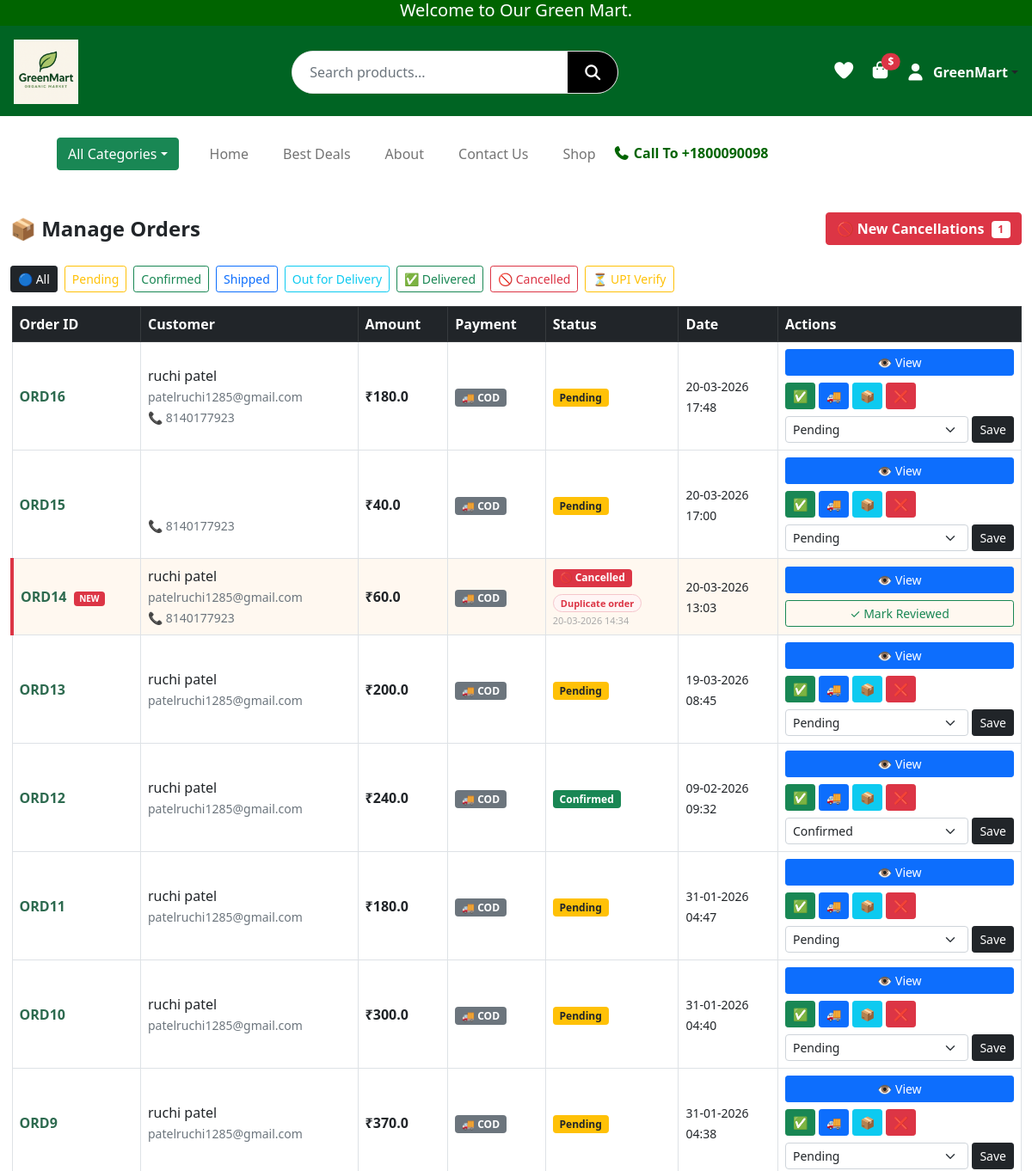
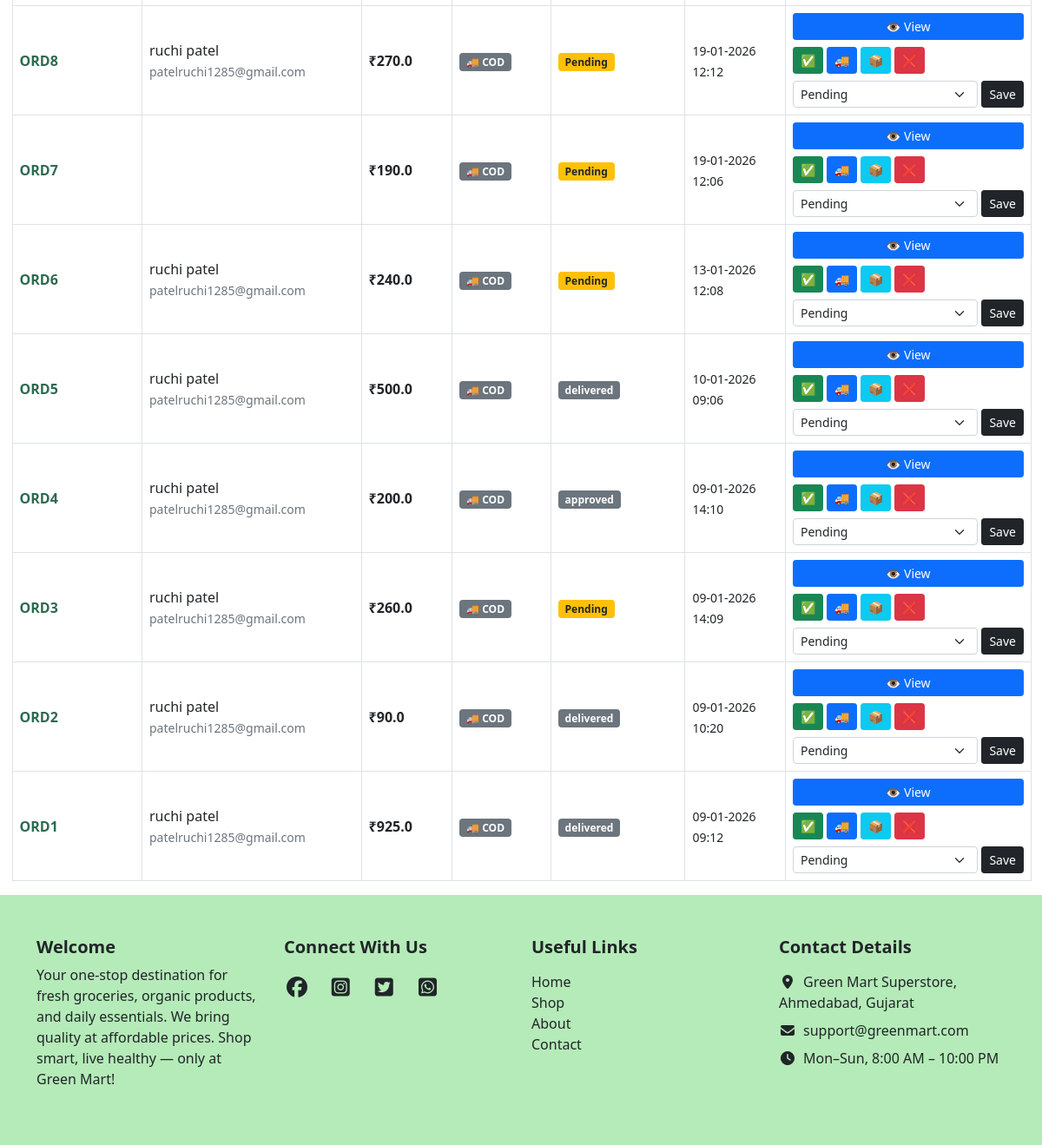
Page /manage-orders (signed in) on the committed database (2 pictures, top to bottom).
### website/models.py (models this page shows, shortened)
class User(UserMixin, db.Model):
    __tablename__ = "users"
    id = db.Column(db.Integer, primary_key=True)
    name = db.Column(db.String(50), nullable=False)
    email = db.Column(db.String(120), unique=True, nullable=False)
    password_hash = db.Column(db.String(128), nullable=False)
    role = db.Column(db.String(20), default="customer")
    is_verified = db.Column(db.Boolean, default=False)

class Order(db.Model):
    id = db.Column(db.Integer, primary_key=True)
    user_id = db.Column(db.Integer, db.ForeignKey("users.id"))
    total_amount = db.Column(db.Float)
    status = db.Column(db.String(20), default="Pending")
    created_at = db.Column(db.DateTime, default=datetime.utcnow)
    shipping_name = db.Column(db.String(100))
    shipping_phone = db.Column(db.String(15))
    shipping_street = db.Column(db.String(200))
    shipping_city = db.Column(db.String(100))
    shipping_state = db.Column(db.String(100))
    shipping_pin = db.Column(db.String(10))
    payment_method = db.Column(db.String(20), default="cod")  # cod / upi
    payment_status = db.Column(db.String(20), default="Unpaid")  # Unpaid / Pending / Paid
    utr_number = db.Column(db.String(50), nullable=True)      # UTR number
    payment_screenshot = db.Column(db.String(300), nullable=True)  # Screenshot path
    cancel_reason  = db.Column(db.String(200), nullable=True)
    cancel_note    = db.Column(db.String(500), nullable=True)
    cancelled_at   = db.Column(db.DateTime,   nullable=True)
    cancel_flagged = db.Column(db.Boolean,    default=False)
    user = db.relationship("User", backref=db.backref("orders", lazy=True))
    items = db.relationship("OrderItem", backref="order", lazy=True)

### website/admin.py (the view)
@admin.route("/manage-orders")
@login_required
@admin_required
def manage_orders():
    login_form = LoginForm()
    signup_form = SignupForm()
    orders = Order.query.order_by(Order.created_at.desc()).all()
    return render_template(
        "admin/manage_orders.html",
        login_form=login_form,
        signup_form=signup_form,
        orders=orders,
    )

### website/templates/admin/manage_orders.html (shortened to what this page needs)
{% extends "base.html" %}
{% block content %}
<div class="container-fluid mt-4">
  <div class="d-flex justify-content-between align-items-center mb-4">
    <h4 class="fw-bold mb-0">📦 Manage Orders</h4>
    <div class="d-flex gap-2 flex-wrap">
      {% set upi_pending = orders | selectattr('payment_status', 'equalto', 'Pending Verification') | list %}
      {% set flagged = orders | selectattr('cancel_flagged') | list %}
      {% if flagged %}
      <a href="{{ url_for('views.admin_cancelled_orders') }}" class="btn btn-danger fw-bold">
        🚫 New Cancellations
        <span class="badge bg-white text-danger ms-1">{{ flagged | length }}</span>
      </a>
      {% endif %}
    </div>
  </div>
  <div class="d-flex gap-2 mb-3 flex-wrap">
    <button class="btn btn-sm btn-dark"            onclick="filterOrders('all', this)">🔵 All</button>
    <button class="btn btn-sm btn-outline-warning"  onclick="filterOrders('Pending', this)">Pending</button>
    <button class="btn btn-sm btn-outline-success"  onclick="filterOrders('Confirmed', this)">Confirmed</button>
    <button class="btn btn-sm btn-outline-primary"  onclick="filterOrders('Shipped', this)">Shipped</button>
    <button class="btn btn-sm btn-outline-info"     onclick="filterOrders('out_for_delivery', this)">Out for Delivery</button>
    <button class="btn btn-sm btn-outline-success"  onclick="filterOrders('Delivered', this)">✅ Delivered</button>
    <button class="btn btn-sm btn-outline-danger"   onclick="filterOrders('Cancelled', this)">🚫 Cancelled</button>
    <button class="btn btn-sm btn-outline-warning"  onclick="filterOrders('Processing', this)">⏳ UPI Verify</button>
  </div>
  {% if orders %}
  <div class="table-responsive">
    <table class="table table-bordered table-hover align-middle" id="ordersTable">
      <thead class="table-dark">
        <tr>
          <th>Order ID</th>
          <th>Customer</th>
          <th>Amount</th>
          <th>Payment</th>
          <th>Status</th>
          <th>Date</th>
          <th>Actions</th>
        </tr>
      </thead>
      <tbody>
        {% for order in orders %}
        <tr data-status="{{ order.status }}"
            style="{% if order.cancel_flagged %}background:#fff8f0;border-left:4px solid #dc3545;{% endif %}">
          <td>
            <strong style="color:#2d6a4f">ORD{{ order.id }}</strong>
            {% if order.cancel_flagged %}
              <span class="badge bg-danger ms-1" style="font-size:10px;">NEW</span>
            {% endif %}
          </td>
          <td>
            {{ order.user.name }}<br>
            <small class="text-muted">{{ order.user.email }}</small><br>
            {% if order.shipping_phone %}
            <small class="text-muted">📞 {{ order.shipping_phone }}</small>
            {% endif %}
          </td>
          <td><strong>₹{{ order.total_amount }}</strong></td>
          <td>
            {% if order.payment_method == 'upi' %}
              {% if order.payment_status == 'Pending Verification' %}
                <span class="badge bg-warning text-dark">⏳ UPI Pending</span><br>
                <a href="{{ url_for('admin.pending_payments') }}"
                   class="btn btn-warning btn-sm mt-1 fw-bold">Verify Now</a>
              {% elif order.payment_status == 'Paid' %}
                <span class="badge bg-success">✅ UPI Paid</span>
                {% if order.utr_number %}
                  <br><small class="text-muted">UTR: {{ order.utr_number }}</small>
                {% endif %}
              {% elif order.payment_status == 'Failed' %}
                <span class="badge bg-danger">❌ UPI Failed</span>
              {% else %}
                <span class="badge bg-secondary">UPI</span>
              {% endif %}
            {% else %}
              <span class="badge bg-secondary">🚚 COD</span>
            {% endif %}
          </td>
          <td>
            {% if order.status == 'Pending' %}
              <span class="badge bg-warning text-dark">Pending</span>
            {% elif order.status == 'Confirmed' %}
              <span class="badge bg-success">Confirmed</span>
            {% elif order.status == 'Shipped' %}
              <span class="badge bg-primary">Shipped</span>
            {% elif order.status == 'out_for_delivery' %}
              <span class="badge bg-info text-dark">Out for Delivery</span>
            {% elif order.status == 'Delivered' %}
              <span class="badge bg-success">✅ Delivered</span>
            {% elif order.status in ['Cancelled', 'cancelled'] %}
              <span class="badge bg-danger">🚫 Cancelled</span>
              {% if order.cancel_reason %}
              <div style="margin-top:5px;">
                <span style="background:#fff5f5;color:#dc3545;border:1px solid #f5c6cb;padding:2px 8px;border-radius:20px;font-size:11px;font-weight:600;">
                  {{ order.cancel_reason }}
                </span>
              </div>
              {% endif %}
              {% if order.cancelled_at %}
              <div style="font-size:11px;color:#aaa;margin-top:2px;">
                {{ order.cancelled_at.strftime('%d-%m-%Y %H:%M') }}
              </div>
              {% endif %}
            {% elif order.status == 'Processing' %}
              <span class="badge bg-warning text-dark">⏳ Processing</span>
            {% elif order.status == 'Payment Failed' %}
              <span class="badge bg-danger">Payment Failed</span>
            {% else %}
              <span class="badge bg-secondary">{{ order.status }}</span>
            {% endif %}
          </td>
          <td>
            <small>
              {{ order.created_at.strftime('%d-%m-%Y') }}<br>
              {{ order.created_at.strftime('%H:%M') }}
            </small>
          </td>
          <td>
            <a href="{{ url_for('admin.view_order', id=order.id) }}"
               class="btn btn-primary btn-sm mb-2 d-block">👁 View</a>
            {% if order.status not in ['Cancelled', 'cancelled', 'Delivered'] %}
            <div class="d-flex gap-1 mb-2 flex-wrap">
              <form action="{{ url_for('admin.admin_update_order_status', id=order.id) }}" method="POST">
                <button type="submit" class="btn btn-sm btn-success" title="Confirm">✅</button>
              </form>
              <form action="{{ url_for('admin.admin_update_order_status', id=order.id) }}" method="POST">
                <button type="submit" class="btn btn-sm btn-primary" title="Ship">🚚</button>
              </form>
              <form action="{{ url_for('admin.admin_update_order_status', id=order.id) }}" method="POST">
                <button type="submit" class="btn btn-sm btn-info" title="Deliver">📦</button>
              </form>
              <form action="{{ url_for('admin.admin_update_order_status', id=order.id) }}" method="POST">
                <button type="submit" class="btn btn-sm btn-danger" title="Cancel"
                        onclick="return confirm('Cancel this order?')">❌</button>
              </form>
            </div>
            <form action="{{ url_for('admin.admin_update_order_status', id=order.id) }}"
                  method="POST" class="d-flex gap-1">
              <select name="status" class="form-select form-select-sm">
                <option value="Pending"          {% if order.status=='Pending' %}selected{% endif %}>Pending</option>
                <option value="Confirmed"         {% if order.status=='Confirmed' %}selected{% endif %}>Confirmed</option>
              </select>
              <button type="submit" class="btn btn-dark btn-sm">Save</button>
            </form>
            {% else %}
            {% if order.cancel_flagged %}
            <form method="POST" action="{{ url_for('views.clear_cancel_flag', order_id=order.id) }}">
              <button type="submit" class="btn btn-sm btn-outline-success w-100">
                ✓ Mark Reviewed
              </button>
            </form>
            {% else %}
            <span style="font-size:12px;color:#aaa;">Reviewed</span>
            {% endif %}
            {% endif %}
          </td>
        </tr>
        {% endfor %}
      </tbody>
    </table>
  </div>
  {% else %}
  <div class="alert alert-info text-center">
    📭 No orders found.
  </div>
  {% endif %}
</div>
{% endblock %}

### website/templates/base.html (shortened to what this page needs)
<!DOCTYPE html>
<html lang="en">
<head>
  <link rel="stylesheet" href="{{ url_for('static', filename='css/style.css') }}">
  <link href="https://cdn.jsdelivr.net/npm/bootstrap@5.0.2/dist/css/bootstrap.min.css" rel="stylesheet">
  <link rel="stylesheet" href="https://cdnjs.cloudflare.com/ajax/libs/font-awesome/7.0.1/css/all.min.css">
  <link rel="stylesheet" href="https://cdn.jsdelivr.net/npm/bootstrap-icons@1.11.1/font/bootstrap-icons.css">
  <link href="https://cdn.jsdelivr.net/npm/bootstrap-icons@1.11.1/font/bootstrap-icons.css" rel="stylesheet">
</head>
<body>
<div class="container-fluid top-header">
  <h5 class="text-center mb-0">Welcome to Our Green Mart.</h5>
</div>
<header class="main-header d-flex flex-wrap align-items-center justify-content-between p-3">
  <div class="logo-area">
    <a href="{{ url_for('views.home') }}">
      <img src="{{ url_for('static', filename='images/logo.png') }}" alt="logo" class="img-fluid">
    </a>
  </div>
  <div class="search-area flex-grow-1 mx-3 position-relative d-none d-lg-flex">
    <form class="search-box d-flex" action="{{ url_for('views.search') }}" method="get">
      <input type="text" name="q" id="liveSearch" class="form-control" placeholder="Search products..." autocomplete="off">
      <button type="submit"><i class="fa-solid fa-magnifying-glass"></i></button>
    </form>
  </div>
  <div class="icons-area d-flex align-items-center gap-3 flex-shrink-0">
    <a href="{{ url_for('views.wishlist') }}"><i class="fa-solid fa-heart"></i></a>
    <div class="cart-box position-relative">
      <a href="{{ url_for('views.cart') }}">
        <i class="fa-solid fa-bag-shopping fs-5"></i>
      </a>
      <span class="cart-price position-absolute top-0 start-100 translate-middle badge rounded-pill bg-danger">
        ${{ subtotal }}
      </span>
    </div>
    {% if current_user.is_authenticated %}
    <div class="dropdown">
      <a class="d-flex align-items-center text-dark text-decoration-none dropdown-toggle" data-bs-toggle="dropdown">
        <i class="fa-solid fa-user fs-5"></i>
        <span class="ms-2 fw-bold" style="color:white;">{{ current_user.name }}</span>
      </a>
    </div>
    {% else %}
      <i class="fa-solid fa-user fs-5" data-bs-toggle="modal" data-bs-target="#loginModal"></i>
    {% endif %}
  </div>
</header>
<div class="container nav">
  <nav class="navbar navbar-expand-lg navbar-light bg-white p-4">
    <div class="container-fluid">
      <div class="dropdown me-3">
        <button class="btn btn-success dropdown-toggle" data-bs-toggle="dropdown">All Categories</button>
      </div>
      <div class="collapse navbar-collapse" id="mainNavbar">
        <ul class="navbar-nav me-auto mb-2 mb-lg-0">
          <li class="nav-item"><a class="nav-link" href="{{ url_for('views.home') }}">Home</a></li>
          <li class="nav-item"><a class="nav-link" href="{{ url_for('views.best_deals') }}">Best Deals</a></li>
          <li class="nav-item"><a class="nav-link" href="{{ url_for('views.about') }}">About</a></li>
          <li class="nav-item"><a class="nav-link" href="{{ url_for('views.contact') }}">Contact Us</a></li>
          <li class="nav-item"><a class="nav-link" href="{{ url_for('views.shop') }}">Shop</a></li>
        </ul>
        <h6 class="mb-0 ms-auto"><i class="fa-solid fa-phone"></i> Call To +1800090098</h6>
      </div>
    </div>
  </nav>
</div>
{% block content %}{% endblock %}
<footer class="text-dark py-5" style="background-color: #13be1e50;">
  <div class="container">
    <div class="row g-4">
      <div class="col-12 col-md-3">
        <h5 class="fw-bold">Welcome</h5>
        <p>Your one-stop destination for fresh groceries, organic products, and daily essentials.
          We bring quality at affordable prices. Shop smart, live healthy — only at Green Mart!</p>
      </div>
      <div class="col-12 col-md-3">
        <h5 class="fw-bold mb-3">Connect With Us</h5>
        <a href="#" class="text-dark fs-4 me-3"><i class="fa-brands fa-facebook"></i></a>
        <a href="#" class="text-dark fs-4 me-3"><i class="fa-brands fa-square-instagram"></i></a>
        <a href="#" class="text-dark fs-4 me-3"><i class="fa-brands fa-square-twitter"></i></a>
        <a href="#" class="text-dark fs-4"><i class="fa-brands fa-square-whatsapp"></i></a>
      </div>
      <div class="col-12 col-md-3">
        <h5 class="fw-bold mb-3">Useful Links</h5>
        <ul class="list-unstyled">
          <li><a href="" class="text-dark text-decoration-none">Home</a></li>
          <li><a href="" class="text-dark text-decoration-none">Shop</a></li>
          <li><a href="" class="text-dark text-decoration-none">About</a></li>
          <li><a href="" class="text-dark text-decoration-none">Contact</a></li>
        </ul>
      </div>
      <div class="col-12 col-md-3">
        <h5 class="fw-bold mb-3">Contact Details</h5>
        <ul class="list-unstyled">
          <li class="mb-2"><i class="fa-solid fa-location-dot me-2"></i>Green Mart Superstore, Ahmedabad, Gujarat</li>
          <li class="mb-2"><i class="fa-solid fa-envelope me-2"></i>support@greenmart.com</li>
          <li><i class="fa-solid fa-clock me-2"></i>Mon–Sun, 8:00 AM – 10:00 PM</li>
        </ul>
      </div>
    </div>
  </div>
</footer>
</body>
</html>

### rows in the picture
User: name "GreenMart"
Order: id "16", user.name "ruchi patel", user.email "patelruchi1285@gmail.com", shipping_phone "8140177923", total_amount "180.0", payment_method "🚚 COD", shows "Pending", created_at "20-03-2026", created_at "17:48", status "Pending"
Order: id "15", shipping_phone "8140177923", total_amount "40.0", payment_method "🚚 COD", shows "Pending", created_at "20-03-2026", created_at "17:00", status "Pending"
Order: id "14", cancel_flagged "NEW", user.name "ruchi patel", user.email "patelruchi1285@gmail.com", shipping_phone "8140177923", total_amount "60.0", payment_method "🚚 COD", cancel_reason "Duplicate order", cancelled_at "20-03-2026 14:34", created_at "20-03-2026", created_at "13:03"
Order: id "13", user.name "ruchi patel", user.email "patelruchi1285@gmail.com", total_amount "200.0", payment_method "🚚 COD", shows "Pending", created_at "19-03-2026", created_at "08:45", status "Pending"
Order: id "12", user.name "ruchi patel", user.email "patelruchi1285@gmail.com", total_amount "240.0", payment_method "🚚 COD", shows "Confirmed", created_at "09-02-2026", created_at "09:32", status "Confirmed"
Order: id "11", user.name "ruchi patel", user.email "patelruchi1285@gmail.com", total_amount "180.0", payment_method "🚚 COD", shows "Pending", created_at "31-01-2026", created_at "04:47", status "Pending"
Order: id "10", user.name "ruchi patel", user.email "patelruchi1285@gmail.com", total_amount "300.0", payment_method "🚚 COD", shows "Pending", created_at "31-01-2026", created_at "04:40", status "Pending"
Order: id "9", user.name "ruchi patel", user.email "patelruchi1285@gmail.com", total_amount "370.0", payment_method "🚚 COD", shows "Pending", created_at "31-01-2026", created_at "04:38", status "Pending"
Order: id "8", user.name "ruchi patel", user.email "patelruchi1285@gmail.com", total_amount "270.0", payment_method "🚚 COD", shows "Pending", created_at "19-01-2026", created_at "12:12", status "Pending"
Order: id "7", total_amount "190.0", payment_method "🚚 COD", shows "Pending", created_at "19-01-2026", created_at "12:06", status "Pending"
Order: id "6", user.name "ruchi patel", user.email "patelruchi1285@gmail.com", total_amount "240.0", payment_method "🚚 COD", shows "Pending", created_at "13-01-2026", created_at "12:08", status "Pending"
Order: id "5", user.name "ruchi patel", user.email "patelruchi1285@gmail.com", total_amount "500.0", payment_method "🚚 COD", status "delivered", created_at "10-01-2026", created_at "09:06"
Order: id "4", user.name "ruchi patel", user.email "patelruchi1285@gmail.com", total_amount "200.0", payment_method "🚚 COD", status "approved", created_at "09-01-2026", created_at "14:10"
Order: id "3", user.name "ruchi patel", user.email "patelruchi1285@gmail.com", total_amount "260.0", payment_method "🚚 COD", shows "Pending", created_at "09-01-2026", created_at "14:09", status "Pending"
Order: id "2", user.name "ruchi patel", user.email "patelruchi1285@gmail.com", total_amount "90.0", payment_method "🚚 COD", status "delivered", created_at "09-01-2026", created_at "10:20"
Order: id "1", user.name "ruchi patel", user.email "patelruchi1285@gmail.com", total_amount "925.0", payment_method "🚚 COD", status "delivered", created_at "09-01-2026", created_at "09:12"

### other values in the picture
{{ flagged | length }} "1"
